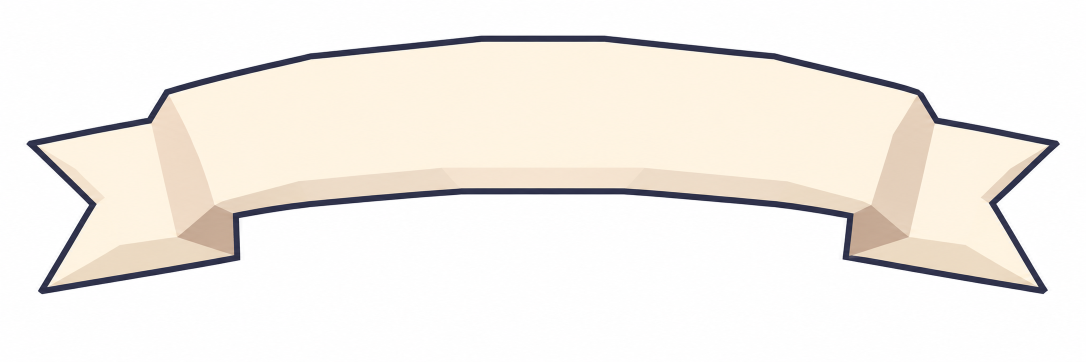
#> input picture games/speed_tofu/submit/tinyplanet/ui_art/raw/title_plate.png, 2172 x 724 px, given in place of page.png, which was not available (shown at 1/2 size)
$ python slice.py out.png
#> lines starting #> are read from the running program, lines starting #| are printed output that depends on the picture; after the words box and inside, x2 and y2 are one past the last pixel; in counts of white or black regions, pixels touching at a corner belong together; pictures that were not available may be replaced by others from this repository, and a replacement may not be noted
# Codex UI 그림 -> art/screenrace/ui/cxui_*.png. kit.png 의 조각은 크림 바탕에서 떨어진 덩어리로 찾아(위->아래, 왼->오른)
# card, banner, tab_on, tab_off, close, frame 로 저장. 둘레 바탕은 투명. page.png 는 줄여서 그대로.
import sys
import numpy as np
from PIL import Image, ImageDraw
from scipy import ndimage
out = sys.argv[1]
Image.open("page.png").convert("RGB").resize((720, 1080), Image.LANCZOS).save(f"{out}/cxui_page.png", optimize=True)
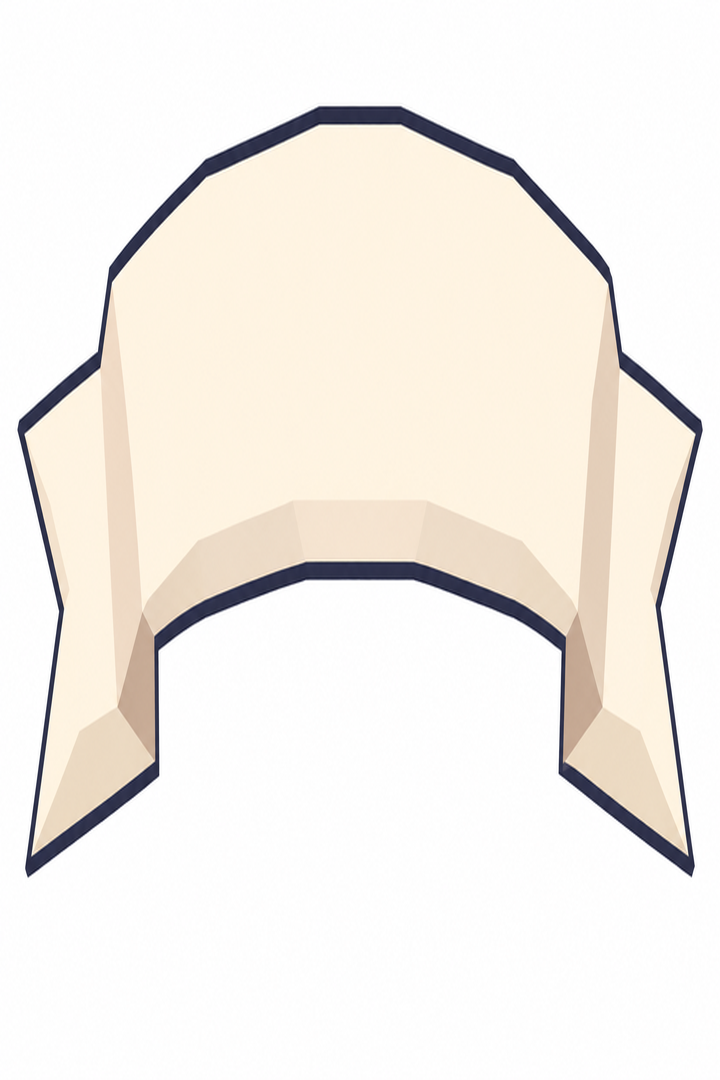
#> saved as cxui_page.png: PIL image 720x1080 RGB; mean R, G, B 244, 239.5, 233.9
im = Image.open("kit.png").convert("RGB")
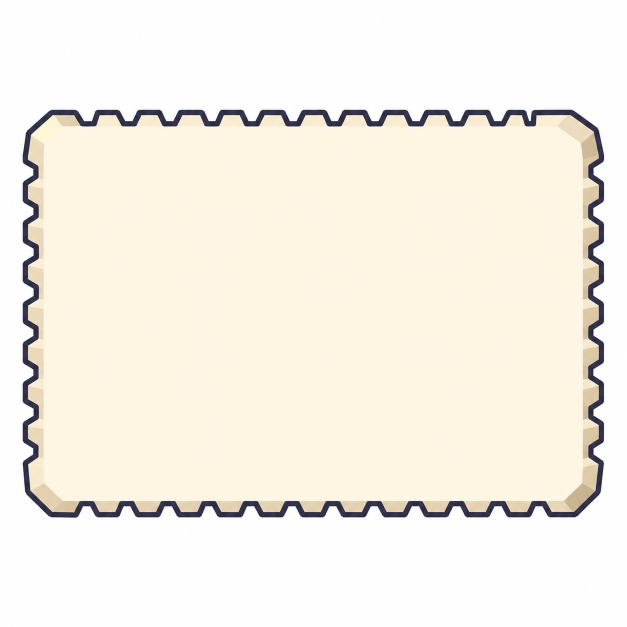
#> input picture games/speed_tofu/submit/tinyplanet/ui_art/raw/panel.png, 1254 x 1254 px, given in place of kit.png, which was not available (shown at 1/2 size)
#> im is the input picture: PIL image 1254x1254 RGB; mean R, G, B 246.3, 241.3, 231.6
a = np.asarray(im).astype(int)
bg = np.median(a[:8, :, :].reshape(-1, 3), axis=0)
#> bg = [254, 254, 254]
fg = np.abs(a - bg).sum(axis=2) > 40
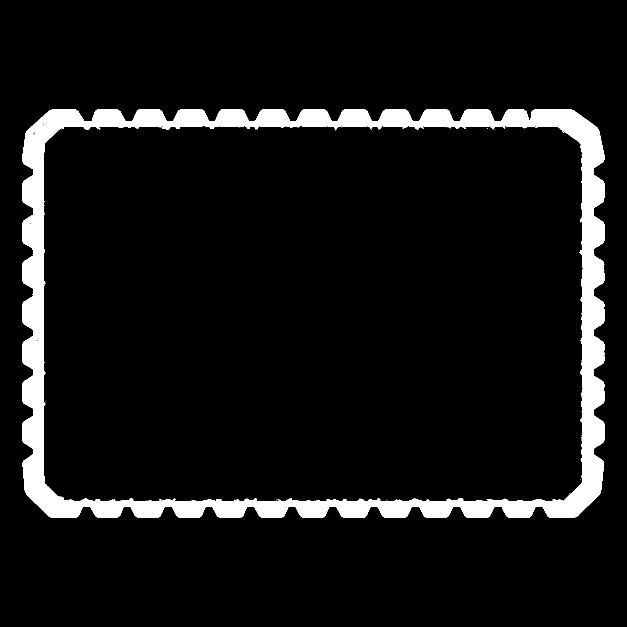
#> fg: shape (1254, 1254) bool (shown at 1/2 size); 7.6% white; 97 white regions (84 under 20 px), largest, box (x1, y1, x2, y2) and area: (45, 219, 1209, 1036) 118719, (167, 255, 181, 260) 44, (915, 996, 928, 1001) 35
fg = ndimage.binary_closing(fg, iterations=6)
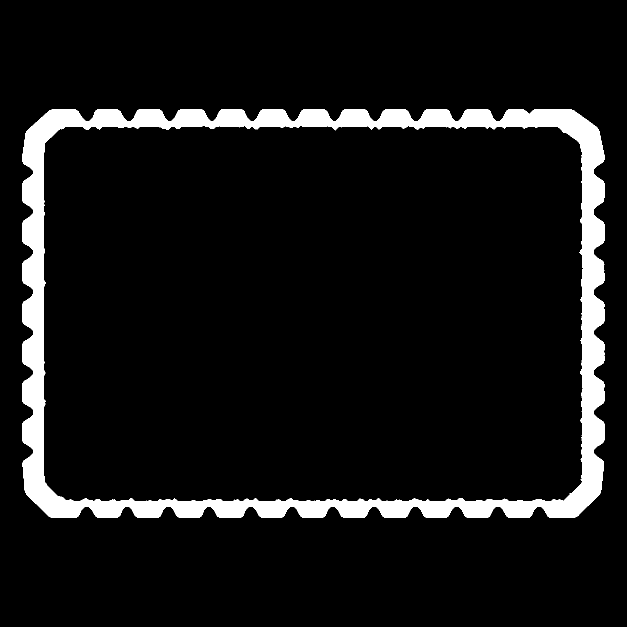
#> fg: shape (1254, 1254) bool (shown at 1/2 size); 7.8% white; 1 white region, box (x1, y1, x2, y2) and area: (45, 219, 1209, 1036) 122110
lab, n = ndimage.label(fg)
#> n = 1
objs = [(s, (lab[s] > 0).sum()) for s in ndimage.find_objects(lab)]
#> objs = 1 item
objs = [s for s, area in objs if area > 4000]
rows = sorted(objs, key=lambda s: (s[0].start // 120, s[1].start))
#> rows = 1 item
names = ["card", "banner", "tab_on", "tab_off", "close", "frame"]
print(len(rows), [(s[1].start, s[0].start, s[1].stop - s[1].start, s[0].stop - s[0].start) for s in rows])
#| 1 [(45, 219, 1164, 817)]
for name, s in zip(names, rows):
    pad = 6
    box = (max(s[1].start - pad, 0), max(s[0].start - pad, 0), min(s[1].stop + pad, im.width), min(s[0].stop + pad, im.height))
    c = im.crop(box)
    m = c.copy()
    W, H = c.size
    for p in [(0, 0), (W - 1, 0), (0, H - 1), (W - 1, H - 1)]:
        ImageDraw.floodfill(m, p, (255, 0, 255), thresh=30)
    alpha = Image.fromarray(np.where(np.all(np.asarray(m) == [255, 0, 255], axis=2), 0, 255).astype("uint8"))
    rgba = c.convert("RGBA")
    rgba.putalpha(alpha)
    if name in ("card", "banner"):
        rgba = rgba.resize((int(rgba.width * 0.6), int(rgba.height * 0.6)), Image.LANCZOS)  # 화면 크기쯤 (나인 슬라이스 모서리가 너무 크지 않게)
    rgba.save(f"{out}/cxui_{name}.png", optimize=True)
    print(name, rgba.size)
#> this loop made 1 pass
#> (name, pad, box, W, H) on pass 1: ('card', 6, (39, 213, 1215, 1042), 1176, 829)
#| card (705, 497)
#> pass 1, `c = im.crop(box)`:
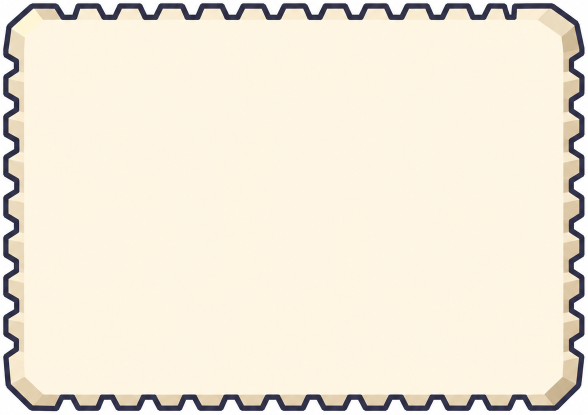
#> c: PIL image 1176x829 RGB (shown at 1/2 size); mean R, G, B 241.5, 233.6, 217.9
#> pass 1, `alpha = Image.fromarray(np.where(np.all(np.asarray(m) == [255, 0, 255]..`:
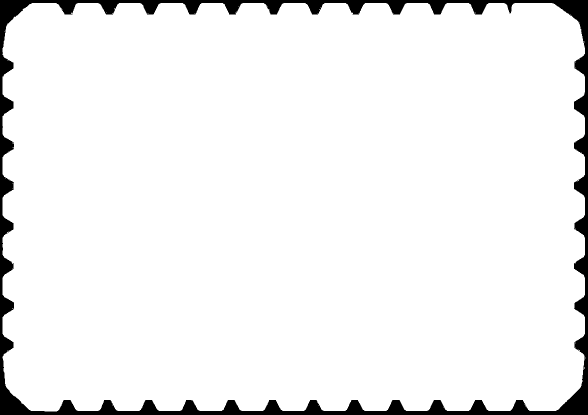
#> alpha: PIL image 1176x829 L (shown at 1/2 size); 94.6% white; 1 black region, box (x1, y1, x2, y2) and area: (0, 0, 1176, 829) 52834
#> after the loop:
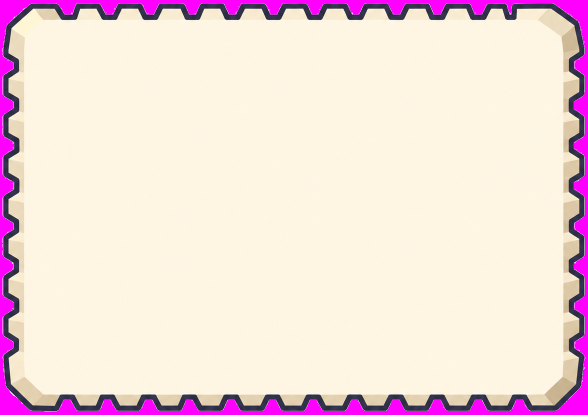
#> m: PIL image 1176x829 RGB (shown at 1/2 size); mean R, G, B 241.6, 219.9, 218
